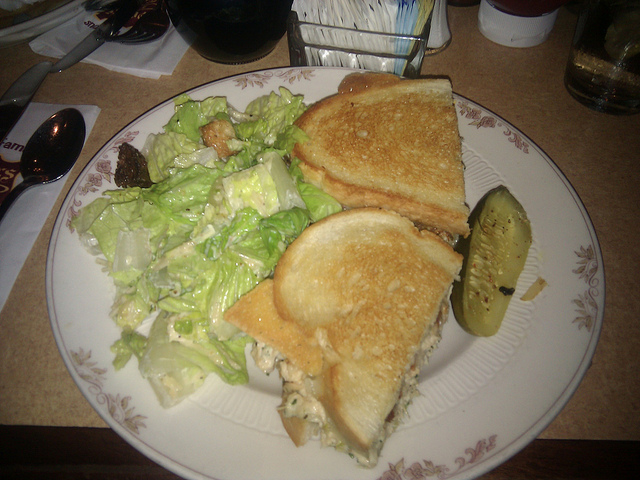
//> input picture image-captioning/my_train/img/2.jpg, 640 x 480 px
$ ./matchinglines ../image-captioning/my_train/img/2.jpg ../image-captioning/my_train/img/2.jpg   (built with g++ and OpenCV 4)
//> lines starting //> are read from the running program, lines starting //| are printed output that depends on the picture
#include <opencv2/core/core.hpp>
#include <opencv2/highgui/highgui.hpp>
#include <opencv2/imgproc/imgproc.hpp>
#include <bits/stdc++.h>
#include <opencv2/core/types.hpp>
#include <opencv2/features2d.hpp>

int PATCHSIZE=16;
int MAXPATCH=10;
int THRESHOLD1=60000;
int THRESHOLD2=40000;
#define PI 3.1415
float SCREENING=0.8;
using namespace cv;
using namespace std;

struct pd{
    int delx,dely;
    double theta;
    double magnitude;
}gradient[2001][2001];
struct pt{
    int x,y;
};

struct Descriptor{
    pt intPoint;
    float histogram[16][8];
};
float distance(Descriptor a, Descriptor b){
    double dist=0;
    for(int i=0;i<16;i++){
        for(int j=0;j<8;j++){
            dist+=(a.histogram[i][j]-b.histogram[i][j])*(a.histogram[i][j]-b.histogram[i][j]);
        }
    }
    return sqrt(dist);
}

double lambda[2001][2001];
Mat image_rgb,image_gray,image_rgb1,image_gray1;
int main(int argc, char** argv){
   // [4 lines of commented-out code are left out]
    vector <pt> interestPoints,pointMatch;
    vector< vector<DMatch> > matchings(1000);
    vector <KeyPoint> keyPoints1,keyPoints2;
    vector <pt> finalInterestPoints1, finalInterestPoints2;
    vector <Descriptor> desc,desc1;
    image_rgb = imread(argv[1], IMREAD_COLOR);   // Read the file
//> image_rgb is the input picture: 480 rows x 640 cols, CV_8UC3; mean B, G, R 82.8, 111.9, 123.4
    if(! image_rgb.data ){
        cout <<  "Could not open or find the image" << std::endl ;
        return -1;
    }
    cvtColor(image_rgb, image_gray, COLOR_RGB2GRAY);
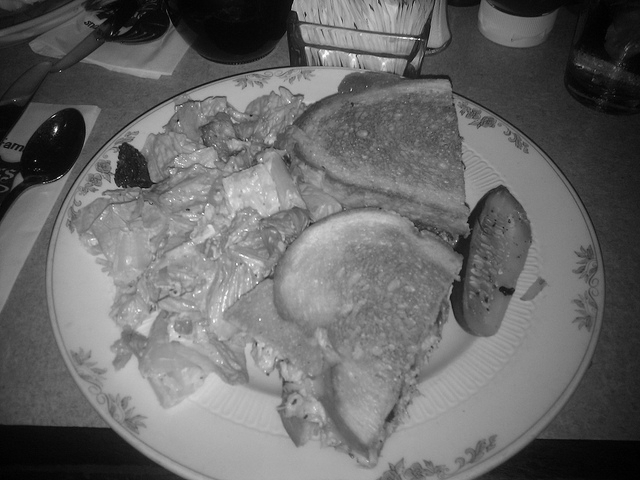
//> image_gray: 480 rows x 640 cols, CV_8UC1; min 0, max 255, mean 104.5
    int width=image_gray.cols, height=image_gray.rows;
//> width = 640; height = 480
    //printf("%d %d",height,width);
    for(int i=0;i<height;i++){
        gradient[i][0].delx=gradient[i][0].dely=gradient[i][0].theta=gradient[i][0].magnitude=0;
        gradient[i][width-1].delx=gradient[i][width-1].dely=gradient[i][width-1].theta=gradient[i][width-1].magnitude=0;
    }
    for(int i=0;i<width;i++){
        gradient[0][i].delx=gradient[0][i].dely=gradient[0][i].theta=gradient[0][i].magnitude=0;
        gradient[height-1][i].delx=gradient[height-1][i].dely=gradient[height-1][i].theta=gradient[height-1][i].magnitude=0;
    }
    for(int i=1;i<height-1;i++){
        for(int j=1;j<width-1;j++){
                gradient[i][j].delx=image_gray.at<uchar>(i,j+1)-image_gray.at<uchar>(i,j-1);
                gradient[i][j].dely=image_gray.at<uchar>(i-1,j)-image_gray.at<uchar>(i+1,j);
                gradient[i][j].magnitude=sqrt(gradient[i][j].delx*gradient[i][j].delx+gradient[i][j].dely*gradient[i][j].dely);
                if (gradient[i][j].delx!=0){
                    gradient[i][j].theta = atan(gradient[i][j].dely/(double)gradient[i][j].delx)*180/PI;
                    if (gradient[i][j].theta > 0){
                        if (gradient[i][j].delx < 0){
                            gradient[i][j].theta = gradient[i][j].theta + 180;
                        }
                    }
                    else{
                        if (gradient[i][j].dely < 0){
                            gradient[i][j].theta = gradient[i][j].theta + 360;
                        }
                        if (gradient[i][j].delx < 0){
                            gradient[i][j].theta = gradient[i][j].theta + 180;
                        }
                    }
                }
                else{
                    if (gradient[i][j].dely > 0)    gradient[i][j].theta = 90;
                    else                            gradient[i][j].theta = 270;
                }
            //printf("%lf\n",gradient[i][j].theta);
        }
        //printf("\n");
    }
    for(int i=0;i<height;i++){
        for(int j=0;j<width;j++){
            //printf("HI");
            long long x2=0,xy=0,y2=0;
            for(int row=max(0,i-PATCHSIZE);row<=min(height,i+PATCHSIZE);row++){
                for(int col=max(0,j-PATCHSIZE);col<=min(width,j+PATCHSIZE);col++){
                    x2+=(gradient[row][col].delx*gradient[row][col].delx);
                    xy+=(gradient[row][col].delx*gradient[row][col].dely);
                    y2+=(gradient[row][col].dely*gradient[row][col].dely);
                }
            }
            double lambdatemp=(x2*y2-xy*xy)/(double)(x2+y2);
            //printf("%lld %lld %lld %lf",x2,xy,y2,lambda);
            if(lambdatemp>THRESHOLD1){
                lambda[i][j]=lambdatemp;
                pt current={i,j};
                interestPoints.push_back(current);
       // [6 lines of commented-out code are left out]
            }
            else{
                lambda[i][j]=0;
            }
        }
    }
    while (!interestPoints.empty()){
        pt temp = interestPoints.back();
        int i = temp.x;
        int j = temp.y;
        pt maxpt;
        double locmax=lambda[i][j];
        for(int row=max(0,i-MAXPATCH);row<=min(height,i+MAXPATCH);row++){
            for(int col=max(0,j-MAXPATCH);col<=min(width,j+MAXPATCH);col++){
                if (lambda[row][col] > locmax){
                    locmax=lambda[row][col];
                    //maxpt={row,col};
                }
            }
        }
        if(locmax == lambda[i][j]){
            finalInterestPoints1.push_back(temp);
            KeyPoint tempkey = KeyPoint(temp.y, temp.x,0,-1,0,0,-1);
            keyPoints1.push_back(tempkey);
            // [9 lines of commented-out code are left out]
        }
        interestPoints.pop_back();
    }
    for (int l=0;l<finalInterestPoints1.size();l++){
        pt temp = finalInterestPoints1[l];
        int i = temp.x;
        int j = temp.y;
        Descriptor longList;
        longList.intPoint.x = temp.x;
        longList.intPoint.y = temp.y;
        for(int i=0;i<16;i++){
            for(int j=0;j<8;j++){
                longList.histogram[i][j]=0;
            }
        }

        for(int row=max(0,i-PATCHSIZE);row<min(height,i-PATCHSIZE/2);row++){
            for(int col=max(0,j-PATCHSIZE);col<min(width,j-PATCHSIZE/2);col++){
                longList.histogram[0][(int)gradient[row][col].theta/45]+=gradient[row][col].magnitude;
            }
            for(int col=max(0,j-PATCHSIZE/2);col<min(width,j);col++){
                longList.histogram[1][(int)gradient[row][col].theta/45]+=gradient[row][col].magnitude;
            }
            for(int col=max(0,j);col<min(width,j+PATCHSIZE/2);col++){
                longList.histogram[2][(int)gradient[row][col].theta/45]+=gradient[row][col].magnitude;
            }
            for(int col=max(0,j+PATCHSIZE/2);col<min(width,j+PATCHSIZE);col++){
                longList.histogram[3][(int)gradient[row][col].theta/45]+=gradient[row][col].magnitude;
            }
        }
        for(int row=max(0,i-PATCHSIZE/2);row<min(height,i);row++){
            for(int col=max(0,j-PATCHSIZE);col<min(width,j-PATCHSIZE/2);col++){
                longList.histogram[4][(int)gradient[row][col].theta/45]+=gradient[row][col].magnitude;
            }
            for(int col=max(0,j-PATCHSIZE/2);col<min(width,j);col++){
                longList.histogram[5][(int)gradient[row][col].theta/45]+=gradient[row][col].magnitude;
            }
            for(int col=max(0,j);col<min(width,j+PATCHSIZE/2);col++){
                longList.histogram[6][(int)gradient[row][col].theta/45]+=gradient[row][col].magnitude;
            }
            for(int col=max(0,j+PATCHSIZE/2);col<min(width,j+PATCHSIZE);col++){
                longList.histogram[7][(int)gradient[row][col].theta/45]+=gradient[row][col].magnitude;
            }
        }
        for(int row=max(0,i);row<min(height,i+PATCHSIZE/2);row++){
            for(int col=max(0,j-PATCHSIZE);col<min(width,j-PATCHSIZE/2);col++){
                longList.histogram[8][(int)gradient[row][col].theta/45]+=gradient[row][col].magnitude;
            }
            for(int col=max(0,j-PATCHSIZE/2);col<min(width,j);col++){
                longList.histogram[9][(int)gradient[row][col].theta/45]+=gradient[row][col].magnitude;
            }
            for(int col=max(0,j);col<min(width,j+PATCHSIZE/2);col++){
                longList.histogram[10][(int)gradient[row][col].theta/45]+=gradient[row][col].magnitude;
            }
            for(int col=max(0,j+PATCHSIZE/2);col<min(width,j+PATCHSIZE);col++){
                longList.histogram[11][(int)gradient[row][col].theta/45]+=gradient[row][col].magnitude;
            }
        }
        for(int row=max(0,i+PATCHSIZE/2);row<min(height,i+PATCHSIZE);row++){
            for(int col=max(0,j-PATCHSIZE);col<min(width,j-PATCHSIZE/2);col++){
                longList.histogram[12][(int)gradient[row][col].theta/45]+=gradient[row][col].magnitude;
            }
            for(int col=max(0,j-PATCHSIZE/2);col<min(width,j);col++){
                longList.histogram[13][(int)gradient[row][col].theta/45]+=gradient[row][col].magnitude;
            }
            for(int col=max(0,j);col<min(width,j+PATCHSIZE/2);col++){
                longList.histogram[14][(int)gradient[row][col].theta/45]+=gradient[row][col].magnitude;
            }
            for(int col=max(0,j+PATCHSIZE/2);col<min(width,j+PATCHSIZE);col++){
                longList.histogram[15][(int)gradient[row][col].theta/45]+=gradient[row][col].magnitude;
            }
        }
        desc.push_back(longList);
    }
    // [7 lines of commented-out code are left out]
    char n[100];
    Mat img_match1;
    drawKeypoints(image_rgb,keyPoints1,img_match1,Scalar(0,0,255));
    //sprintf(n,"set1/int1/T_%d_PS_%d_pts_%lu.png",THRESHOLD1,PATCHSIZE,desc.size());
    imwrite("intPoint1.jpg",img_match1);
 //    imshow( "Display window", image_rgb );
    // waitKey(0);
//################################################################################################################
    image_rgb1 = imread(argv[2], IMREAD_COLOR);   // Read the file
    if(! image_rgb1.data ){
        cout <<  "Could not open or find the image" << std::endl ;
        return -1;
    }
    cvtColor(image_rgb1, image_gray1, COLOR_RGB2GRAY);
    width=image_gray1.cols; height=image_gray1.rows;
    //printf("%d %d",height,width);
    for(int i=0;i<height;i++){
        gradient[i][0].delx=gradient[i][0].dely=gradient[i][0].theta=gradient[i][0].magnitude=0;
        gradient[i][width-1].delx=gradient[i][width-1].dely=gradient[i][width-1].theta=gradient[i][width-1].magnitude=0;
    }
    for(int i=0;i<width;i++){
        gradient[0][i].delx=gradient[0][i].dely=gradient[0][i].theta=gradient[0][i].magnitude=0;
        gradient[height-1][i].delx=gradient[height-1][i].dely=gradient[height-1][i].theta=gradient[height-1][i].magnitude=0;
    }
    for(int i=1;i<height-1;i++){
        for(int j=1;j<width-1;j++){
                gradient[i][j].delx=image_gray1.at<uchar>(i,j+1)-image_gray1.at<uchar>(i,j-1);
                gradient[i][j].dely=image_gray1.at<uchar>(i-1,j)-image_gray1.at<uchar>(i+1,j);
                gradient[i][j].magnitude=sqrt(gradient[i][j].delx*gradient[i][j].delx+gradient[i][j].dely*gradient[i][j].dely);
                if (gradient[i][j].delx!=0){
                    gradient[i][j].theta = atan(gradient[i][j].dely/(double)gradient[i][j].delx)*180/PI;
                    if (gradient[i][j].theta > 0){
                        if (gradient[i][j].delx < 0){
                            gradient[i][j].theta = gradient[i][j].theta + 180;
                        }
                    }
                    else{
                        if (gradient[i][j].dely < 0){
                            gradient[i][j].theta = gradient[i][j].theta + 360;
                        }
                        if (gradient[i][j].delx < 0){
                            gradient[i][j].theta = gradient[i][j].theta + 180;
                        }
                    }
                }
                else{
                    if (gradient[i][j].dely > 0)    gradient[i][j].theta = 90;
                    else                            gradient[i][j].theta = 270;
                }
            //printf("%lf\n",gradient[i][j].theta);
        }
        //printf("\n");
    }
    for(int i=0;i<height;i++){
        for(int j=0;j<width;j++){
            //printf("HI");
            long long x2=0,xy=0,y2=0;
            for(int row=max(0,i-PATCHSIZE);row<=min(height,i+PATCHSIZE);row++){
                for(int col=max(0,j-PATCHSIZE);col<=min(width,j+PATCHSIZE);col++){
                    x2+=(gradient[row][col].delx*gradient[row][col].delx);
                    xy+=(gradient[row][col].delx*gradient[row][col].dely);
                    y2+=(gradient[row][col].dely*gradient[row][col].dely);
                }
            }
            double lambdatemp=(x2*y2-xy*xy)/(double)(x2+y2);
            //printf("%lld %lld %lld %lf",x2,xy,y2,lambda);
            if(lambdatemp>THRESHOLD2){
                lambda[i][j]=lambdatemp;
                pt current={i,j};
                interestPoints.push_back(current);
       // [6 lines of commented-out code are left out]
            }
            else{
                lambda[i][j]=0;
            }
        }
    }
    while (!interestPoints.empty()){
        pt temp = interestPoints.back();
        int i = temp.x;
        int j = temp.y;
        pt maxpt;
        double locmax=lambda[i][j];
        for(int row=max(0,i-MAXPATCH);row<=min(height,i+MAXPATCH);row++){
            for(int col=max(0,j-MAXPATCH);col<=min(width,j+MAXPATCH);col++){
                if (lambda[row][col] > locmax){
                    locmax=lambda[row][col];
                    //maxpt={row,col};
                }
            }
        }
        if(locmax == lambda[i][j]){
            finalInterestPoints2.push_back(temp);
            KeyPoint tempkey = KeyPoint(temp.y, temp.x,0,-1,0,0,-1);
            keyPoints2.push_back(tempkey);
            // [9 lines of commented-out code are left out]
        }
        interestPoints.pop_back();
    }
    for (int l=0;l<finalInterestPoints2.size();l++){
        pt temp = finalInterestPoints2[l];
        int i = temp.x;
        int j = temp.y;
        Descriptor longList;
        longList.intPoint.x = temp.x;
        longList.intPoint.y = temp.y;
        for(int i=0;i<16;i++){
            for(int j=0;j<8;j++){
                longList.histogram[i][j]=0;
            }
        }

        for(int row=max(0,i-PATCHSIZE);row<min(height,i-PATCHSIZE/2);row++){
            for(int col=max(0,j-PATCHSIZE);col<min(width,j-PATCHSIZE/2);col++){
                longList.histogram[0][(int)gradient[row][col].theta/45]+=gradient[row][col].magnitude;
            }
            for(int col=max(0,j-PATCHSIZE/2);col<min(width,j);col++){
                longList.histogram[1][(int)gradient[row][col].theta/45]+=gradient[row][col].magnitude;
            }
            for(int col=max(0,j);col<min(width,j+PATCHSIZE/2);col++){
                longList.histogram[2][(int)gradient[row][col].theta/45]+=gradient[row][col].magnitude;
            }
            for(int col=max(0,j+PATCHSIZE/2);col<min(width,j+PATCHSIZE);col++){
                longList.histogram[3][(int)gradient[row][col].theta/45]+=gradient[row][col].magnitude;
            }
        }
        for(int row=max(0,i-PATCHSIZE/2);row<min(height,i);row++){
            for(int col=max(0,j-PATCHSIZE);col<min(width,j-PATCHSIZE/2);col++){
                longList.histogram[4][(int)gradient[row][col].theta/45]+=gradient[row][col].magnitude;
            }
            for(int col=max(0,j-PATCHSIZE/2);col<min(width,j);col++){
                longList.histogram[5][(int)gradient[row][col].theta/45]+=gradient[row][col].magnitude;
            }
            for(int col=max(0,j);col<min(width,j+PATCHSIZE/2);col++){
                longList.histogram[6][(int)gradient[row][col].theta/45]+=gradient[row][col].magnitude;
            }
            for(int col=max(0,j+PATCHSIZE/2);col<min(width,j+PATCHSIZE);col++){
                longList.histogram[7][(int)gradient[row][col].theta/45]+=gradient[row][col].magnitude;
            }
        }
        for(int row=max(0,i);row<min(height,i+PATCHSIZE/2);row++){
            for(int col=max(0,j-PATCHSIZE);col<min(width,j-PATCHSIZE/2);col++){
                longList.histogram[8][(int)gradient[row][col].theta/45]+=gradient[row][col].magnitude;
            }
            for(int col=max(0,j-PATCHSIZE/2);col<min(width,j);col++){
                longList.histogram[9][(int)gradient[row][col].theta/45]+=gradient[row][col].magnitude;
            }
            for(int col=max(0,j);col<min(width,j+PATCHSIZE/2);col++){
                longList.histogram[10][(int)gradient[row][col].theta/45]+=gradient[row][col].magnitude;
            }
            for(int col=max(0,j+PATCHSIZE/2);col<min(width,j+PATCHSIZE);col++){
                longList.histogram[11][(int)gradient[row][col].theta/45]+=gradient[row][col].magnitude;
            }
        }
        for(int row=max(0,i+PATCHSIZE/2);row<min(height,i+PATCHSIZE);row++){
            for(int col=max(0,j-PATCHSIZE);col<min(width,j-PATCHSIZE/2);col++){
                longList.histogram[12][(int)gradient[row][col].theta/45]+=gradient[row][col].magnitude;
            }
            for(int col=max(0,j-PATCHSIZE/2);col<min(width,j);col++){
                longList.histogram[13][(int)gradient[row][col].theta/45]+=gradient[row][col].magnitude;
            }
            for(int col=max(0,j);col<min(width,j+PATCHSIZE/2);col++){
                longList.histogram[14][(int)gradient[row][col].theta/45]+=gradient[row][col].magnitude;
            }
            for(int col=max(0,j+PATCHSIZE/2);col<min(width,j+PATCHSIZE);col++){
                longList.histogram[15][(int)gradient[row][col].theta/45]+=gradient[row][col].magnitude;
            }
        }
        desc1.push_back(longList);
    }
    // [7 lines of commented-out code are left out]
    Mat img_match2;
    drawKeypoints(image_rgb1,keyPoints2,img_match2,Scalar(0,0,255));
    //sprintf(n,"set1/int6/T_%d_PS_%d_pts_%lu.png",THRESHOLD2,PATCHSIZE,desc1.size());
     imwrite("intPoint2.jpg",img_match2);

     for(int i=0;i<desc.size();i++){
        double min1,min2,tmpDist;
        min1=min2=10000;
        pt tmp;tmp.x=i;
        for(int j=0;j<desc1.size();j++){
            tmpDist=0;//distance(desc[i],desc1[j]);
            Descriptor a=desc[i];
            Descriptor b=desc1[j];
            for(int i=0;i<16;i++){
                for(int j=0;j<8;j++){
                    tmpDist+=(a.histogram[i][j]-b.histogram[i][j])*(a.histogram[i][j]-b.histogram[i][j]);
                }
            }
            tmpDist=sqrt(tmpDist);
            if(tmpDist<min1){
                min2=min1;
                min1=tmpDist;
                tmp.y=j;
            }
            else{
                if(tmpDist<min2){
                    min2=tmpDist;
                }
            }
        }
        //printf("%lf  %lf\n",min1,min2);
        if(min1/min2<=SCREENING){
            // DMatch match = DMatch(tmp.x, tmp.y, 1, min1);
            // matchings.push_back(match);
            //printf("%f\n",min1/min2);
            pointMatch.push_back(tmp);
        }
    }
    for (int i=0;i<pointMatch.size();i++){
        pt temp = pointMatch[i];
        DMatch match = DMatch(temp.x, temp.y, 1, 0);
        matchings[i].push_back(match);
    }
    Mat img_match;
    drawMatches(image_rgb, keyPoints1, image_rgb1,keyPoints2,matchings, img_match,Scalar(0,255,0),Scalar(255,0,0));
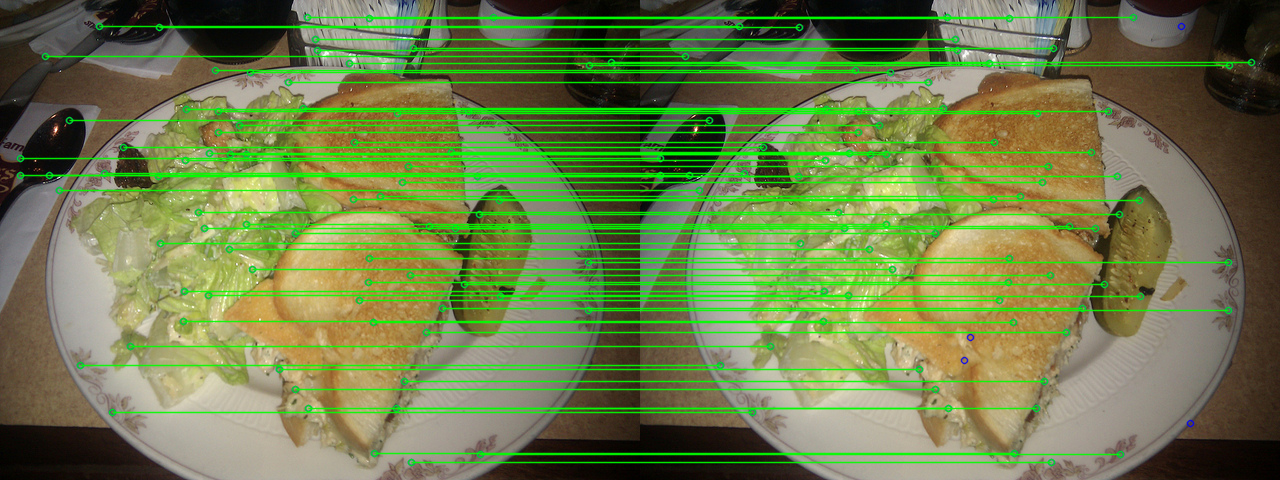
//> img_match: 480 rows x 1280 cols, CV_8UC3; mean B, G, R 74.8, 126.2, 110.2
    //sprintf(n,"set1/match/new/T1_%d_T2_%d_PS_%d_SC_%.2f_NO_%lu.png",THRESHOLD1,THRESHOLD2,PATCHSIZE,SCREENING,pointMatch.size());
    imwrite("outputImage.jpg",img_match);
    printf("%d\n",(int)pointMatch.size());
    // [19 lines of commented-out code are left out]

    return 0;
}
